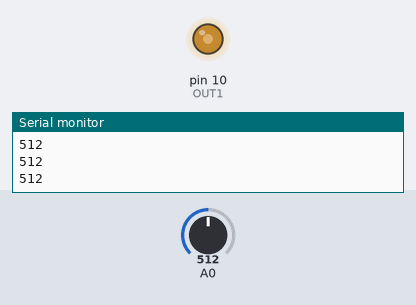
A sketch run on a simulated Arduino Uno, built with avr-gcc and run on an emulated ATmega328P. Parts: output pins drawn as LEDs (lit = HIGH), the last lines printed to the serial monitor. The test bench sets the inputs (shaded band); at power-on: A0 = 512.

Above: at 1.2 s.
1.3 s: A0 set to 716
At 1.6 s:
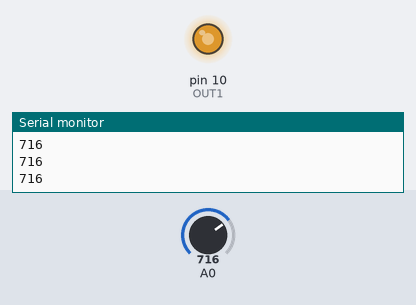
2.8 s: A0 set to 900
At 4.0 s:
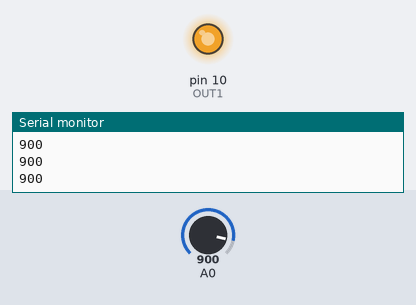
4.3 s: A0 set to 122
At 5.1 s:
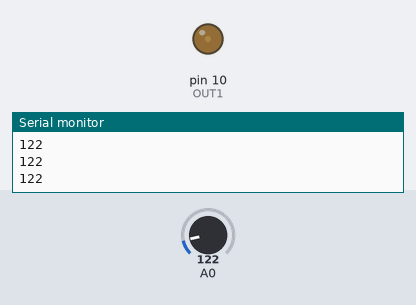
5.8 s: A0 set to 0
At 6.3 s:
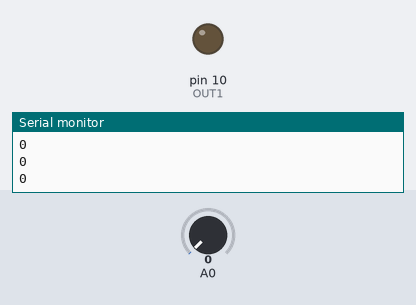
7.3 s: A0 set to 511
At 8.6 s:
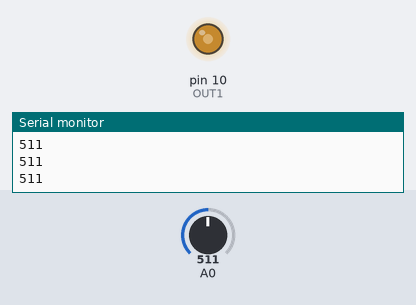
Timing chart, 0 to 9.8 s (numbered marks = the images above; inputs shaded):
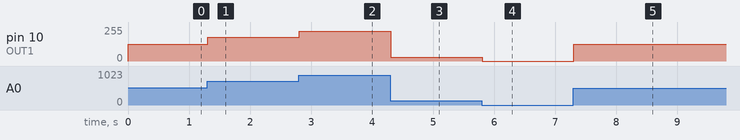

The sketch:

dcTest_serial.ino
```cpp
#define OUT1 10            // PWM output pin

int sensorValue;
int motorSpeed;

void setup() {                // This executes once
  Serial.begin(9600);             // Initialize serial port
  pinMode(OUT1, OUTPUT);        // Prepare output pin
}

void loop() {                 // This loops continuously
  sensorValue = analogRead(A0);
  Serial.println(sensorValue);
  motorSpeed = map(sensorValue, 0, 1023, 0, 255);
  analogWrite(OUT1, motorSpeed);      // Pass the value of "in" to the pin

}
```

Measured:
- after the input at 1.3 s, pin 10 (OUT1): 127/255 → 178/255 at once
- after the input at 2.8 s, pin 10 (OUT1): 178/255 → 224/255 at once
- after the input at 4.3 s, pin 10 (OUT1): 224/255 → 30/255 at once
- after the input at 5.8 s, pin 10 (OUT1): 30/255 → 0/255 at once
- after the input at 7.3 s, pin 10 (OUT1): 0/255 → 127/255 at once
